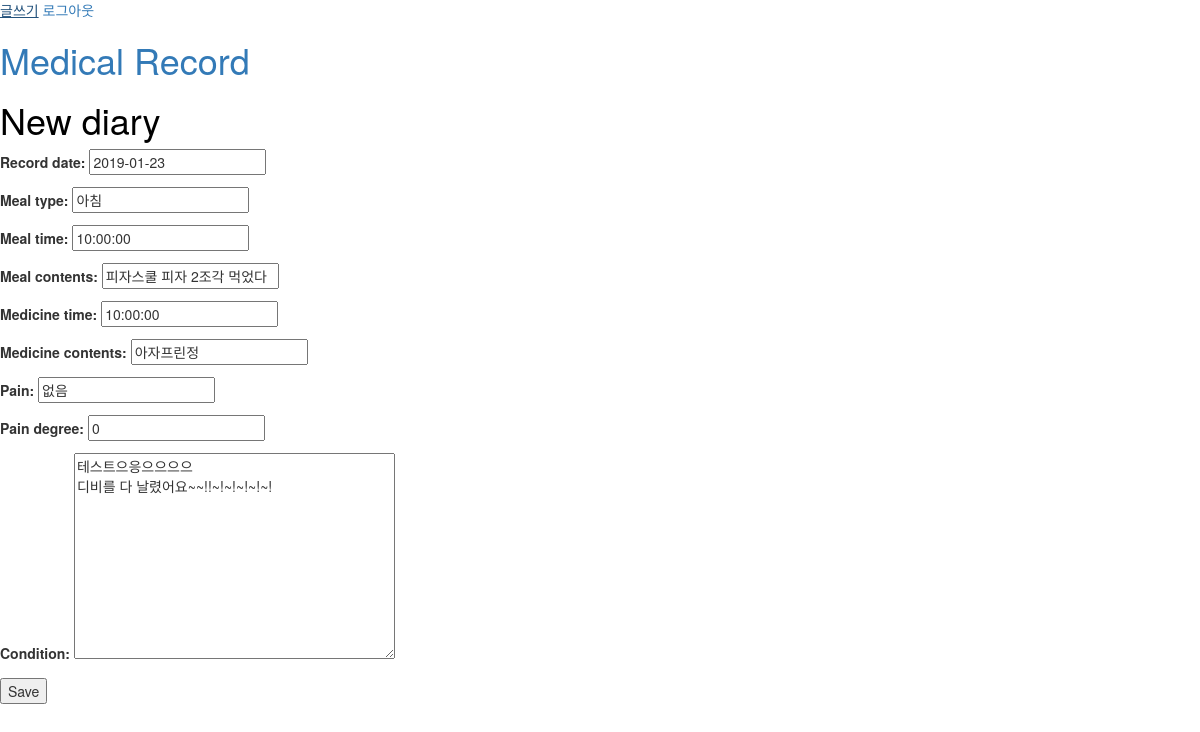
Screenshot of /diary/new/1 (signed in) with the database file from the repository.
### record/models.py (models this page shows, shortened)
class Diary(models.Model):
    record_date = models.DateField(default=timezone.now)    #날짜
    author = models.ForeignKey(settings.AUTH_USER_MODEL, on_delete=models.CASCADE)   #작성자
    meal_time = models.TimeField()  #식사 시간
    meal_type = models.CharField(max_length=3)  #식사 종류(아침, 점심, 저녁, 간식 중)
    meal_contents = models.CharField(max_length=200)      #식사 음식
    medicine_time = models.TimeField()      #약 복용 시간
    medicine_contents = models.CharField(max_length=200)    #약 종류
    pain = models.CharField(max_length=300)     #통증
    pain_degree = models.IntegerField()         #통증 세기
    condition = models.TextField()    #전반적인 컨디션 정보
    published_time = models.DateTimeField(default=timezone.now) #저장 날짜, 수정시 업데이트

### record/views.py (the view)
# urls.py: path('diary/new/<int:pk>', views.diary_edit, name="diary_edit"),
def diary_edit(request, pk):
    post = get_object_or_404(Diary, pk=pk)
    if request.method == "POST":
        form = PostForm(request.POST, instance=post)
        if form.is_valid():
            diary = form.save(commit=False)
            diary.author = request.user
            diary.published_time = timezone.now()
            post.save()
            return redirect('diary_detail', pk=post.pk)
    else:
        form = PostForm(instance=post)
    return render(request, 'diary_edit.html', {'form': form})

### record/forms.py
class PostForm(forms.ModelForm):
    class Meta:
        model = Diary
        fields = ('record_date' ,'meal_type', 'meal_time', 'meal_contents',
                  'medicine_time', 'medicine_contents', 'pain', 'pain_degree', 'condition')

### templates/diary_edit.html (shortened to what this page needs)
{% extends 'base.html' %}
{% block content %}
    <h1>New diary</h1>
    <form method="POST" class="post-form">
        {{ form.as_p }}
        <button type="submit" value="기록">Save</button>
    </form>
{% endblock %}

### record/static/css/diary.css (style rules this page uses)
h1 { color : black; }

### rows the page displays
Diary: record_date "2019-01-23", meal_type "아침", meal_time "10:00:00", meal_contents "피자스쿨 피자 2조각 먹었다", medicine_time "10:00:00", medicine_contents "아자프린정", pain "없음", pain_degree "0", condition "테스트으응으으으으 디비를 다 날렸어요~~!!~!~!~!~!~!"
